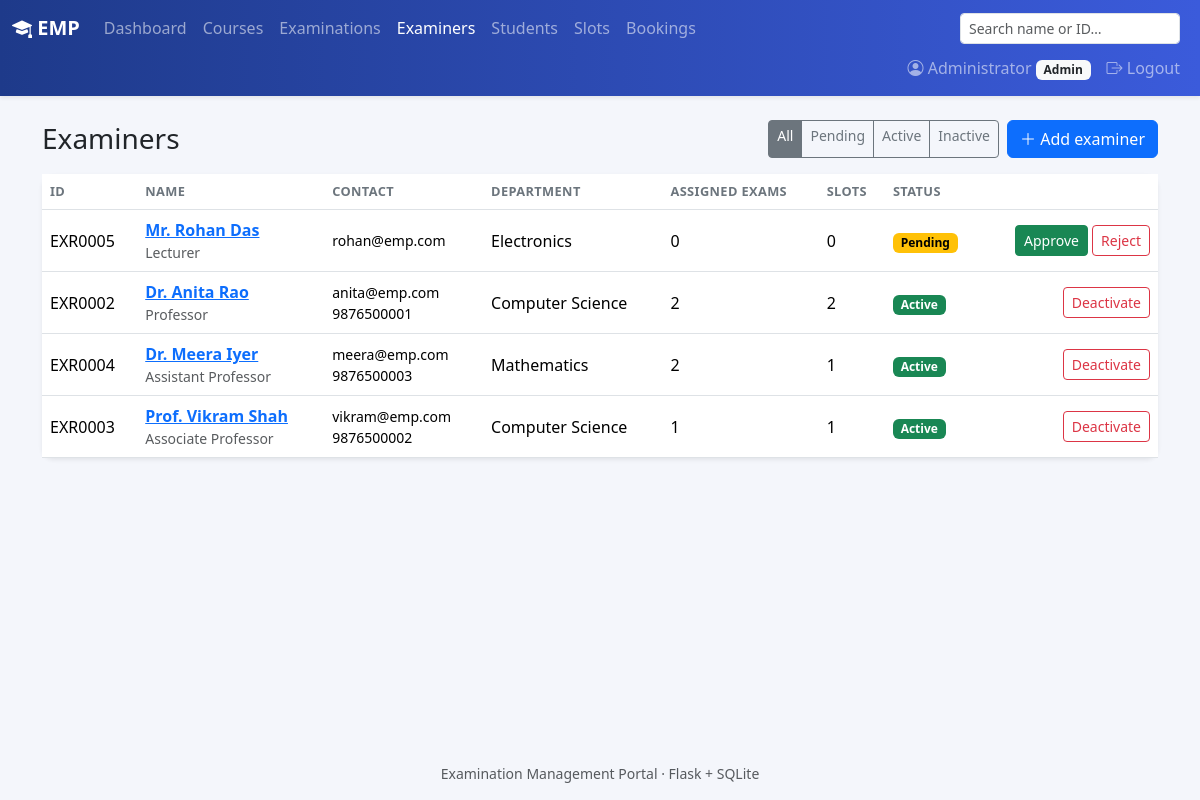
The page /admin/examiners (signed in) on the database its author committed.
### models.py (models this page shows, shortened)
class User(UserMixin, db.Model):
    id = db.Column(db.Integer, primary_key=True)
    role = db.Column(db.String(20), nullable=False)
    name = db.Column(db.String(120), nullable=False)
    email = db.Column(db.String(120), unique=True, nullable=False)
    password_hash = db.Column(db.String(256), nullable=False)
    phone = db.Column(db.String(20))
    department = db.Column(db.String(120))
    designation = db.Column(db.String(120))
    roll_no = db.Column(db.String(40), unique=True)
    program = db.Column(db.String(120))
    status = db.Column(db.String(20), nullable=False, default="Active")
    created_at = db.Column(db.DateTime, default=datetime.now)
    slots = db.relationship("Slot", back_populates="examiner", foreign_keys="Slot.examiner_id")
    bookings = db.relationship("Booking", back_populates="student", foreign_keys="Booking.student_id")
    assigned_exams = db.relationship("Exam", secondary=exam_examiners, back_populates="examiners")
    @property
    def code(self):
        prefix = {"admin": "ADM", "examiner": "EXR", "student": "STU"}[self.role]
        return f"{prefix}{self.id:04d}"

### routes/admin.py (the view)
@bp.route("/examiners")
@role_required("admin")
def examiners():
    status = request.args.get("status")
    q = User.query.filter_by(role="examiner")
    if status:
        q = q.filter_by(status=status)
    return render_template("admin/examiners.html", examiners=q.order_by(User.status.desc(), User.name).all(),
                           status=status)

### routes/utils.py (called while the page is built)
def role_required(role):
    def decorator(view):
        @wraps(view)
        @login_required
        def wrapped(*args, **kwargs):
            if current_user.role != role:
                abort(403)
            if current_user.status == "Pending":
                return redirect(url_for("auth.pending"))
            if current_user.status != "Active":
                flash("Your account is inactive. Contact the administrator.", "danger")
                return redirect(url_for("auth.logout"))
            return view(*args, **kwargs)
        return wrapped
    return decorator

### templates/admin/examiners.html (shortened to what this page needs)
{% extends "base.html" %}
{% from "_macros.html" import badge, post_button %}
{% block content %}
<div class="d-flex justify-content-between align-items-center mb-3 flex-wrap gap-2">
  <h3 class="mb-0">Examiners</h3>
  <div class="d-flex gap-2">
    <div class="btn-group btn-group-sm">
      {% for s in ['', 'Pending', 'Active', 'Inactive'] %}
      <a href="{{ url_for('admin.examiners', status=s or None) }}" class="btn btn-outline-secondary {% if (status or '') == s %}active{% endif %}">{{ s or 'All' }}</a>
      {% endfor %}
    </div>
    <a href="{{ url_for('admin.examiner_new') }}" class="btn btn-primary"><i class="bi bi-plus-lg"></i> Add examiner</a>
  </div>
</div>
<div class="card shadow-sm border-0"><div class="table-responsive">
<table class="table table-hover align-middle mb-0">
  <thead><tr><th>ID</th><th>Name</th><th>Contact</th><th>Department</th><th>Assigned exams</th><th>Slots</th><th>Status</th><th></th></tr></thead>
  <tbody>
  {% for u in examiners %}
    <tr><td>{{ u.code }}</td>
      <td><a href="{{ url_for('admin.user_detail', uid=u.id) }}" class="fw-semibold">{{ u.name }}</a><div class="small text-muted">{{ u.designation or '' }}</div></td>
      <td class="small">{{ u.email }}<br>{{ u.phone or '' }}</td><td>{{ u.department or '—' }}</td>
      <td>{{ u.assigned_exams|length }}</td><td>{{ u.slots|length }}</td><td>{{ badge(u.status) }}</td>
      <td class="text-end text-nowrap">
        {% if u.status == 'Pending' %}{{ post_button(url_for('admin.user_status', uid=u.id), 'Approve', 'btn-success', 'action', 'approve') }}{% endif %}
        {% if u.status == 'Active' %}{{ post_button(url_for('admin.user_status', uid=u.id), 'Deactivate', 'btn-outline-danger', 'action', 'deactivate') }}
        {% else %}{{ post_button(url_for('admin.user_status', uid=u.id), 'Reject' if u.status == 'Pending' else 'Activate', 'btn-outline-danger' if u.status == 'Pending' else 'btn-outline-success', 'action', 'deactivate' if u.status == 'Pending' else 'activate') }}{% endif %}
      </td></tr>
  {% else %}<tr><td colspan="8" class="text-center text-muted py-4">No examiners found.</td></tr>{% endfor %}
  </tbody>
</table></div></div>
{% endblock %}

### templates/base.html (shortened to what this page needs)
<!doctype html>
<html lang="en">
<head>
  <link href="https://cdn.jsdelivr.net/npm/bootstrap@5.3.3/dist/css/bootstrap.min.css" rel="stylesheet">
  <link href="https://cdn.jsdelivr.net/npm/bootstrap-icons@1.11.3/font/bootstrap-icons.min.css" rel="stylesheet">
  <link href="{{ url_for('static', filename='style.css') }}" rel="stylesheet">
</head>
<body>
<nav class="navbar navbar-expand navbar-dark bg-emp shadow-sm">
  <div class="container-fluid flex-wrap">
    <a class="navbar-brand fw-semibold" href="{{ url_for('index') }}"><i class="bi bi-mortarboard-fill"></i> EMP</a>
    {% if current_user.is_authenticated and current_user.status == 'Active' %}
    <ul class="navbar-nav flex-wrap me-auto">
      {% if current_user.role == 'admin' %}
        {% set links = [('admin.dashboard','Dashboard'),('admin.courses','Courses'),('admin.exams','Examinations'),
                        ('admin.examiners','Examiners'),('admin.students','Students'),('admin.slots','Slots'),
                        ('admin.bookings','Bookings')] %}
      {% elif current_user.role == 'examiner' %}
        {% set links = [('examiner.dashboard','Dashboard'),('examiner.exams','My Examinations'),
                        ('examiner.slots','My Slots'),('examiner.evaluations','Evaluations')] %}
      {% else %}
        {% set links = [('student.dashboard','Dashboard'),('student.exams','Examinations'),
                        ('student.bookings','My Bookings'),('student.results','Results')] %}
      {% endif %}
      {% for ep, label in links %}
        <li class="nav-item"><a class="nav-link {% if request.endpoint == ep %}active{% endif %}" href="{{ url_for(ep) }}">{{ label }}</a></li>
      {% endfor %}
    </ul>
    {% if current_user.role == 'admin' %}
    <form class="d-flex me-2 my-1" action="{{ url_for('admin.search') }}">
      <input class="form-control form-control-sm" name="q" placeholder="Search name or ID…" value="{{ request.args.get('q','') }}">
    </form>
    {% endif %}
    {% endif %}
    {% if current_user.is_authenticated %}
    <ul class="navbar-nav ms-auto">
      <li class="nav-item"><a class="nav-link" href="{{ url_for('auth.profile') }}"><i class="bi bi-person-circle"></i> {{ current_user.name }} <span class="badge bg-light text-dark text-capitalize">{{ current_user.role }}</span></a></li>
      <li class="nav-item"><a class="nav-link" href="{{ url_for('auth.logout') }}"><i class="bi bi-box-arrow-right"></i> Logout</a></li>
    </ul>
    {% endif %}
  </div>
</nav>
<main class="container py-4">
  {% block content %}{% endblock %}
</main>
<footer class="text-center text-muted small py-3">Examination Management Portal · Flask + SQLite</footer>
</body>
</html>

### templates/_macros.html (shortened to what this page needs)
{% macro badge(status) -%}
<span class="badge text-bg-{{ status|badge }}">{{ status }}</span>
{%- endmacro %}
{% macro post_button(action, label, cls='btn-outline-secondary', name=None, value=None) -%}
<form method="post" action="{{ action }}" class="d-inline">
  <button class="btn btn-sm {{ cls }}">{{ label|safe }}</button>
</form>
{%- endmacro %}

### static/style.css (style rules this page uses)
body { background: #f4f6fb; min-height: 100vh; display: flex; flex-direction: column; }
main { flex: 1; }
.bg-emp { background: linear-gradient(90deg, #1e3a8a, #3b5bdb); }
.card { border-radius: .75rem; }
.table th { font-size: .8rem; text-transform: uppercase; letter-spacing: .03em; color: #6c757d; }

### rows shown on the page
User: name "Administrator", role "Admin"
User: code "EXR0005", name "Mr. Rohan Das", designation "Lecturer", email "rohan@emp.com", department "Electronics", assigned_exams|length "0", slots|length "0", status "Pending", label "Approve Reject"
User: code "EXR0002", name "Dr. Anita Rao", designation "Professor", email "anita@emp.com", phone "9876500001", department "Computer Science", assigned_exams|length "2", slots|length "2", status "Active", label "Deactivate"
User: code "EXR0004", name "Dr. Meera Iyer", designation "Assistant Professor", email "meera@emp.com", phone "9876500003", department "Mathematics", assigned_exams|length "2", slots|length "1", status "Active", label "Deactivate"
User: code "EXR0003", name "Prof. Vikram Shah", designation "Associate Professor", email "vikram@emp.com", phone "9876500002", department "Computer Science", assigned_exams|length "1", slots|length "1", status "Active", label "Deactivate"

### other values the page prints
{{ label }} "Dashboard" "Courses" "Examinations" "Examiners" "Students" "Slots" "Bookings"
{{ s or 'All' }} "All" "Pending" "Active" "Inactive"
